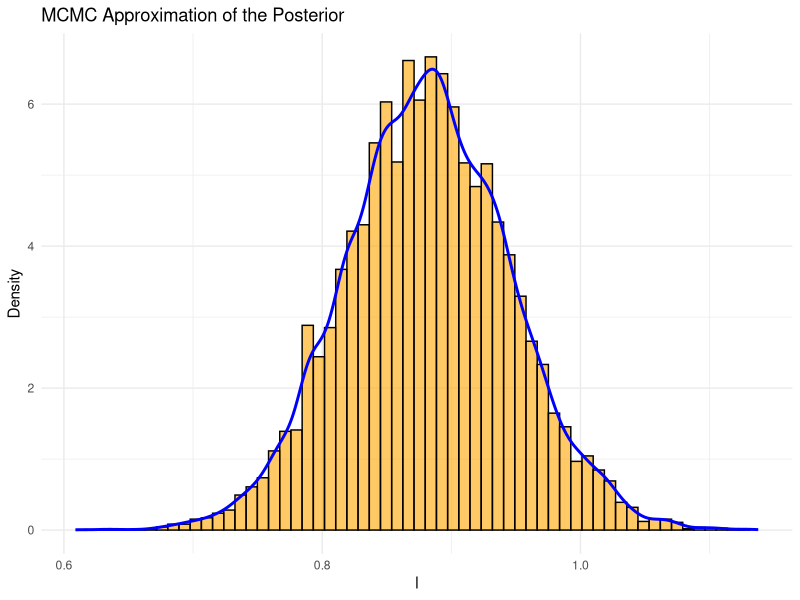
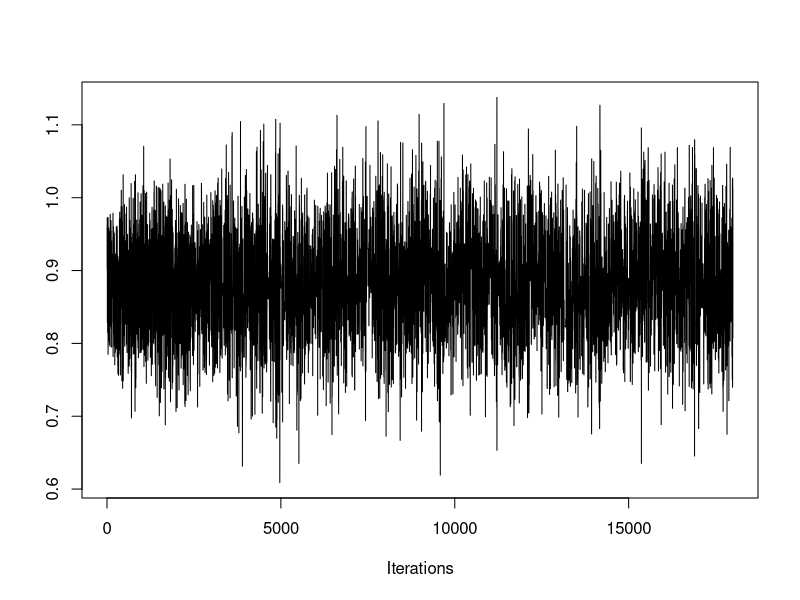
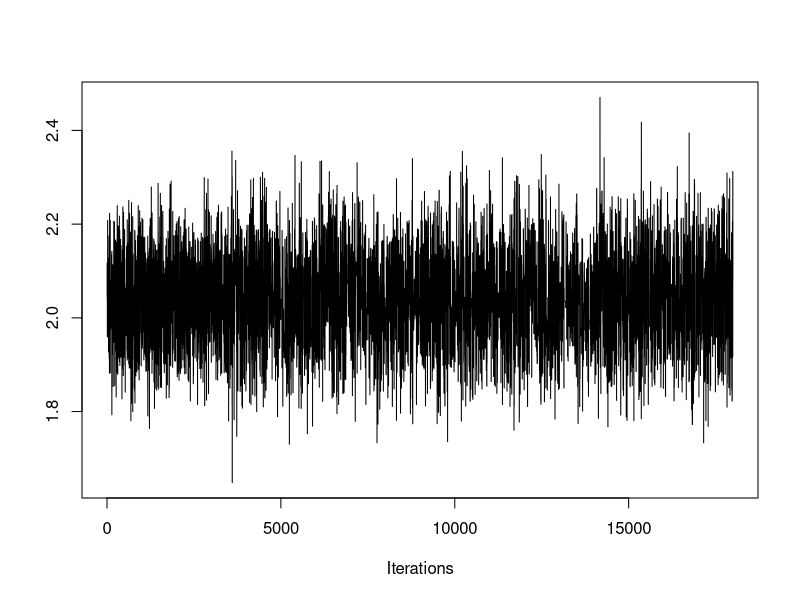
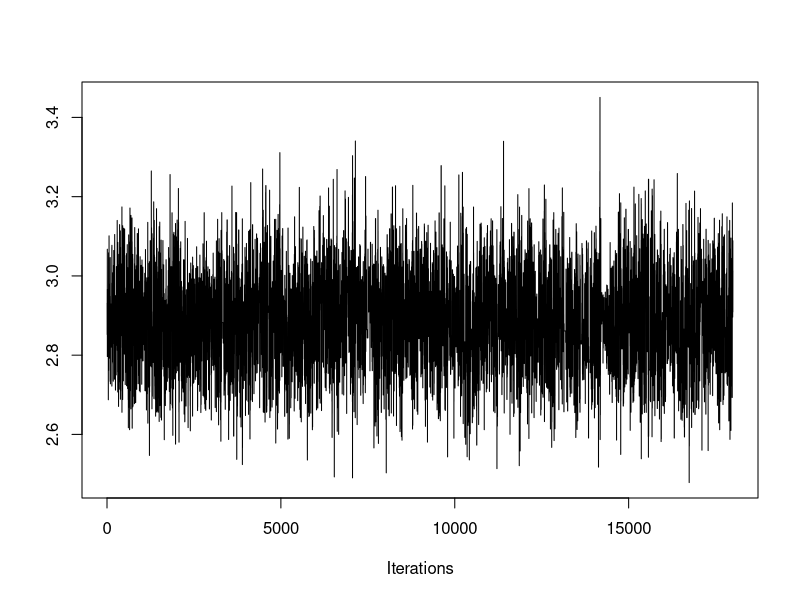
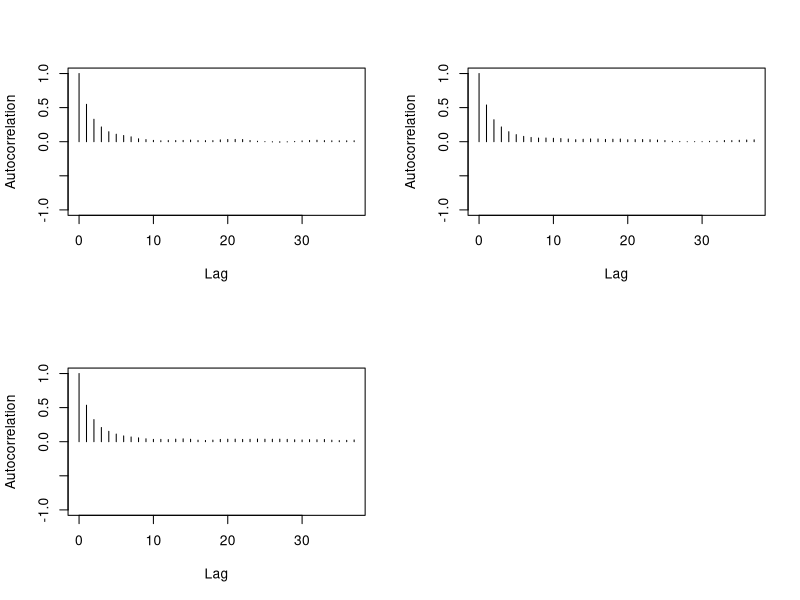

Write R code to recreate these figures, in order.
## ---- chunk 1
# To be set by user:
n <- 2000 # number of observations (set it higher for consistency)
beta <- c(1, 2, 3) # , 4, 5, 6)  # True coefficients (bias, and predictors) px1

# Synthetic predictors
p <- length(beta) - 1 # number of predictors
M <- p + 1 # number of predictors plus intercept
library(MASS)
set.seed(7)
X <- cbind(1, matrix(mvrnorm(n, mu = rep(0, p), Sigma = 1 * diag(p)), n, p)) # Design matrix with intercept (bias). nxp

# Response
z <- X %*% beta # Linear predictor. %*% = matrix mult. nx1 dim
sig <- 1 / (1 + exp(-z)) # sigmoid (inv-logit) function, find probability in [0,1], predicted y
y <- rbinom(n = n, size = 1, prob = sig) # size=num trials=1 -> bernoulli response var
## ---- chunk 2
#Proposal distro
proposal <- function(mu, lambda, sigma) {
  # Draw a single sample from multivariate normal
  distro <- mvrnorm(1, mu = mu, Sigma = lambda*sigma)
  return(distro)
}

# Log-likelihood function for logistic regression
logistic_ll <- function(beta, X, y) {
  z <- X %*% beta
  p <- 1 / (1 + exp(-z))
  loglike <- sum(log(p[y==1]))+sum(log((1-p)[y==0]))
  return(loglike)
}

# Log-prior of parameter that comes from proposal distro
library(mvtnorm)
log_prior <- function(distro, mu, sigma) {
  # Compute the density at 'distro' under the MVN used in proposal()
  prob <- dmvnorm(distro, mean = mu, sigma = sigma)
  log_prob <- log(prob)
  return(log_prob)
}

#Define log_prior_kde
log_prior_kde <- function(beta, C, den_funs) {
  prior_d = 0
  d <- 1 #iterative
  while (d <= dim(C)[2]) {
    if ( min(C[,d]) < beta[d] && beta[d] < max(C[,d]) ){
      density_at_point <- den_funs[[d]](beta[d])
      prior_d <- prior_d + log(density_at_point) #Assume independence
    }
    else {
      prior_d <- -10000
    }
    d <- d+1
  }
  return(prior_d)
}
## ---- chunk 3
metropolis <- function(X, y, N = 20000, prior = TRUE, update = FALSE, KDE = FALSE, C = NA, den_funs = NA, M = ncol(X), a_target = 0.234, b1 = rep(0, M), batch = TRUE, batch_schedule = seq(50, N, by = 50)) {
  #0) Initial values
  if (batch == FALSE) {
    a_target <- a_target/2.26 
  }
  n_accept <- 0 #number of acceptances
  b <- matrix(0, nrow = N, ncol = M)
  b[1,] <- b1 #rep(0, M)
  
  #Keep history of proposals
  P_list <- rep(NA, N - 1)
  P_list[1] <- logistic_ll(b[1,], X, y)
  
  #Adaptation parameters
  batch_index <- 1
  Tb <- 0 #start of batch
  mu <- rep(0, M)
  Sigma <- diag(M)
  lambda <- (2.38**2)/M
  gam <- 1
  
  for (i in 2:N) {
    #1) Propose new position beta[i-1] -> beta[i]' from proposal distro
    if (update == FALSE) {
      b_prop <- proposal(mu, lambda, Sigma)
    } else {
      r <- sample(2:N, 1)
      b_prop <- C[r, ]
    }
    
    #2) Compute transition probability
    if (prior == TRUE) {
      if (KDE == FALSE) {
        P_list[i] <- logistic_ll(b_prop, X, y) + log_prior(b_prop, rep(0, M), diag(M))  #P(beta*)
      } else {
        P_list[i] <- logistic_ll(b_prop, X, y) + log_prior_kde(b_prop, C, den_funs)
      }
    } else {
      P_list[i] <- logistic_ll(b_prop, X, y)
    }
    
    #3) Acceptance ratio
    R <- exp(P_list[i] - P_list[i-1])
    alpha <- min(R, 1)
    
    #4) Generate a random number u_i from [0,1]. Accept or reject proposal
    u <- runif(1)  # u_i
    if (u <= alpha) {
        b[i,] <- b_prop  # Accept y as next state
        n_accept <- n_accept + 1
    } else {
        b[i,] <- b[i-1,]  # Stay at previous state of Markov chain
        P_list[i] <- P_list[i-1]
    }
    
    #5) Adaptive step
    if (batch == TRUE) {
      if (batch_index <= length(batch_schedule) && i == batch_schedule[batch_index]) {
        #Batch update
        Tb1 <- i #T_{b+1}
        b_batch <- b[(Tb + 1):Tb1, , drop = FALSE]
        n_batch <- nrow(b_batch)
        
        #Covar update
        cov_sum <- matrix(0, M, M)
        for (j in 1:n_batch) {
          diff <- matrix(b_batch[j,] - mu, ncol=1)
          cov_sum <- cov_sum + (diff%*%t(diff) - Sigma)
        }
        Sigma <- Sigma + cov_sum/n_batch + 1e-5*diag(M)
        
        #Mean update
        mean_diff <- colMeans(b_batch) - mu
        mu <- mu + mean_diff
        
        #Parameter update
        Tb <- Tb1
        batch_index <- batch_index + 1
        lambda <- exp( log(lambda) + (alpha-a_target)/n_batch )
      }
    } else { #Batch == FALSE
      gam <- 1/i
      Sigma <- Sigma + gam*( (b[i,]-mu)%*%t(b[i,]-mu) - Sigma )
      mu <- mu + gam*( b[i,]-mu )
      lambda <- exp( log(lambda) + gam*(alpha-a_target) )
    }
  }

  n <- as.integer(0.9 * N)
  C <- b[(N - n + 1):N,] #discard first 10% of samples
  
  cat("Acceptance rate:", n_accept/(N-1), "\n")
  return(C)
}
## ---- chunk 4
C <- metropolis(X, y, N = 20000)
## ---- chunk 5
c <- C[, 1]
library(ggplot2)
h <- 3.5 * sd(c) / (length(c)^(1/3))
nbins <- ceiling((max(c) - min(c)) / h)
ggplot() +
  geom_histogram(aes(x = c, y = after_stat(density)), bins = nbins, fill = "orange", color = "black", alpha = 0.6) +
  geom_density(aes(x = c), color = "blue", linewidth = 1) +
  labs(x = "l", y = "Density", title = "MCMC Approximation of the Posterior") +
  xlim(min(c), max(c)) +
  theme_minimal()
## ---- chunk 6
library(coda)
mcmc_obj <- as.mcmc(C)
traceplot(mcmc_obj)
## ---- chunk 7
autocorr.plot(mcmc_obj)
## ---- chunk 8
effectiveSize(mcmc_obj)
